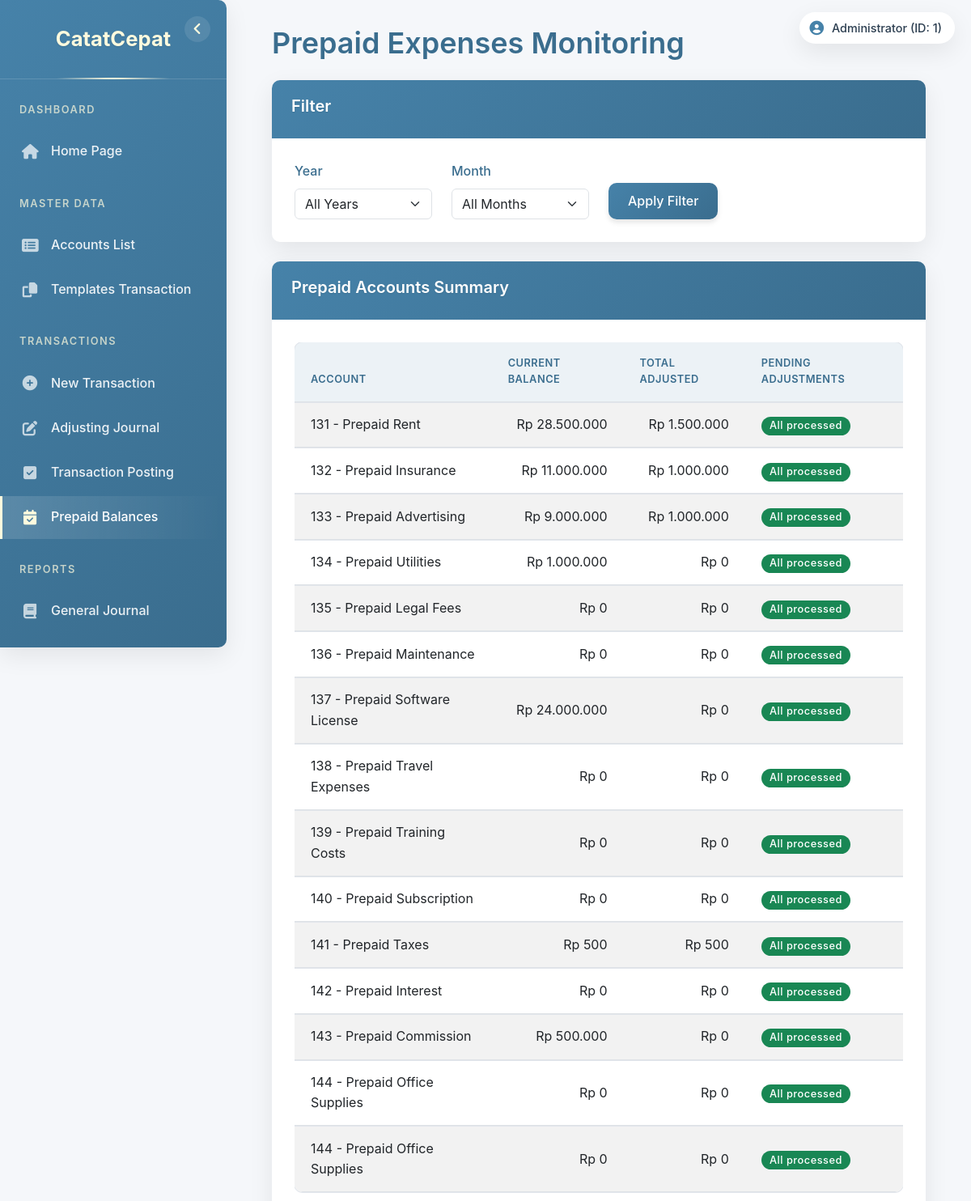
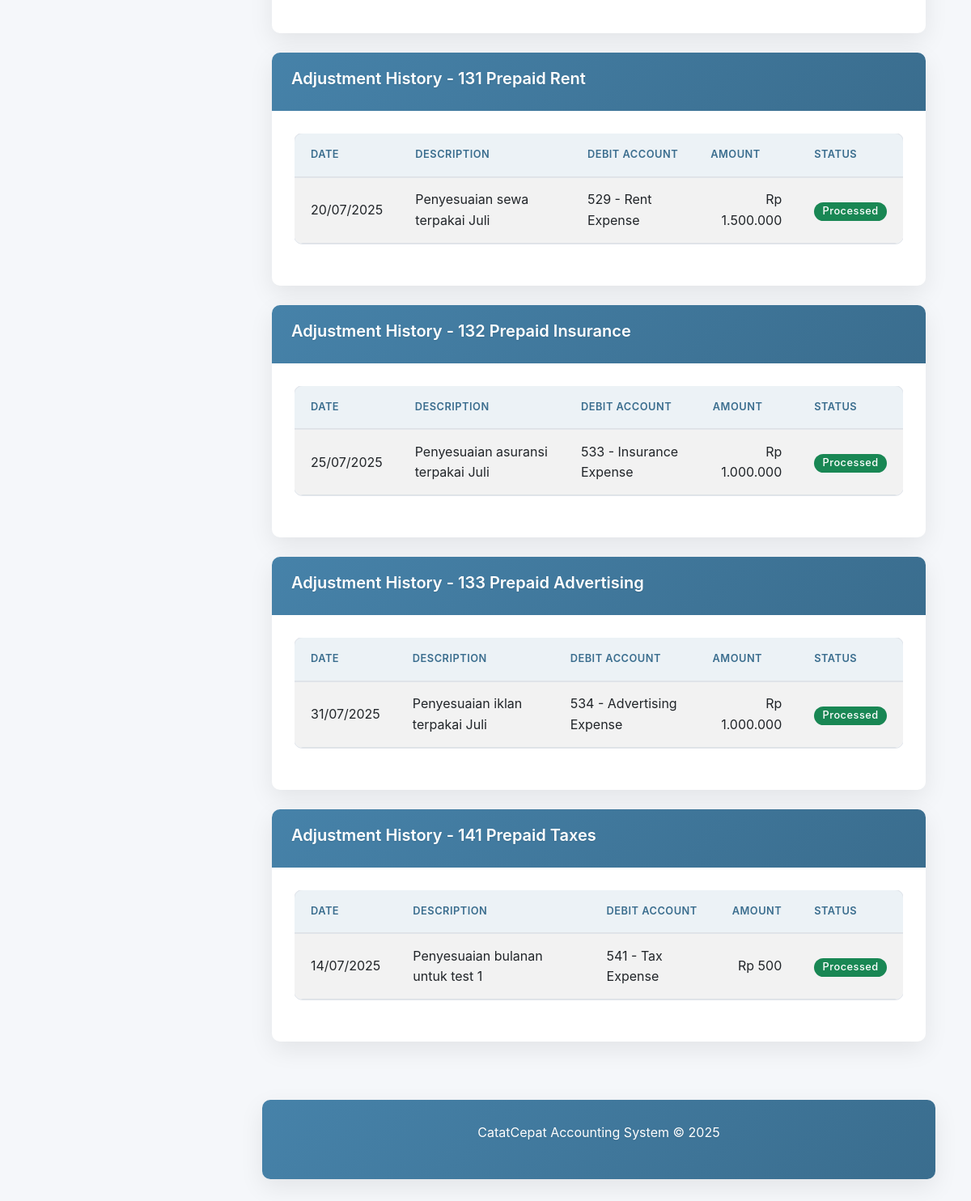
/index.php?page=prepaid_balances (signed in), run on the app's committed database (2 pictures, top to bottom).
### tables this page shows
CREATE TABLE `users` (
  `id` int NOT NULL,
  `username` varchar(50) NOT NULL,
  `password` varchar(255) NOT NULL,
  `nama_lengkap` varchar(100) DEFAULT NULL,
  `roles` varchar(10) NOT NULL
);

CREATE TABLE `jurnal_penyesuaian` (
  `id` int NOT NULL,
  `tanggal` date NOT NULL,
  `akun_debit` int NOT NULL,
  `akun_kredit` int NOT NULL,
  `jumlah` decimal(15,2) NOT NULL,
  `keterangan` varchar(255) NOT NULL,
  `referensi_jurnal` int DEFAULT NULL,
  `dibuat_oleh` int NOT NULL,
  `waktu_input` timestamp NOT NULL DEFAULT CURRENT_TIMESTAMP,
  `status` enum('pending','processed') DEFAULT 'pending',
  `tanggal_eksekusi` datetime DEFAULT NULL
);

CREATE TABLE `akun` (
  `id_akun` int NOT NULL,
  `nama_akun` varchar(100) NOT NULL,
  `aktiva_pasiva` varchar(1) NOT NULL
);

### pages/prepaid_balances.php (the view, shortened to what this page needs)
<?php
$filter_month = isset($_GET['filter_month']) ? (int)$_GET['filter_month'] : 0;
$filter_year = isset($_GET['filter_year']) ? (int)$_GET['filter_year'] : 0;
$prepaid_accounts = [];
$result = $conn->query("SELECT id_akun, nama_akun FROM akun WHERE id_akun BETWEEN 131 AND 145 ORDER BY id_akun");
while ($row = $result->fetch_assoc()) {
    $prepaid_accounts[] = $row;
}
foreach ($prepaid_accounts as &$account) {
    $account_id = $account['id_akun'];
    $query = "SELECT
                jp.*,
                a_debit.nama_akun as nama_akun_debit,
                a_kredit.nama_akun as nama_akun_kredit,
                t.nama_transaksi as original_transaction,
                adj_t.nama_transaksi as adjustment_transaction
              FROM jurnal_penyesuaian jp
              LEFT JOIN akun a_debit ON jp.akun_debit = a_debit.id_akun
              LEFT JOIN akun a_kredit ON jp.akun_kredit = a_kredit.id_akun
              LEFT JOIN transaksi t ON jp.referensi_jurnal = t.id_transaksi
              LEFT JOIN transaksi adj_t ON jp.referensi_jurnal = adj_t.id_transaksi
              WHERE jp.akun_kredit = ?";
    $query .= " ORDER BY jp.tanggal DESC";
    $stmt = $conn->prepare($query);
    if ($filter_year > 0) {
        if ($filter_month > 0) {
            $stmt->bind_param("iii", $account_id, $filter_year, $filter_month);
        } else {
            $stmt->bind_param("ii", $account_id, $filter_year);
        }
    } else {
        $stmt->bind_param("i", $account_id);
    }
    $stmt->execute();
    $result = $stmt->get_result();
}
?>
<div class="container-fluid">
    <div class="row mb-4">
        <div class="col-md-12">
            <h1 class="mb-4">Prepaid Expenses Monitoring</h1>
            <div class="card mb-4">
                <div class="card-header">
                    <h5>Filter</h5>
                </div>
                <div class="card-body">
                    <form method="get" class="row">
                        <div class="col-md-3">
                            <label class="form-label">Year</label>
                            <select name="filter_year" class="form-select">
                                <option value="">All Years</option>
                            </select>
                        </div>
                        <div class="col-md-3">
                            <label class="form-label">Month</label>
                            <select name="filter_month" class="form-select">
                                <option value="">All Months</option>
                            </select>
                        </div>
                        <div class="col-md-3 d-flex align-items-end">
                            <button type="submit" class="btn btn-primary">Apply Filter</button>
                        </div>
                    </form>
                </div>
            </div>
            <div class="card mb-4">
                <div class="card-header">
                    <h5>Prepaid Accounts Summary</h5>
                </div>
                <div class="card-body">
                    <div class="table-responsive">
                        <table class="table table-striped">
                            <thead>
                                <tr>
                                    <th>Account</th>
                                    <th>Current Balance</th>
                                    <th>Total Adjusted</th>
                                    <th>Pending Adjustments</th>
                                </tr>
                            </thead>
                            <tbody>
                                <?php foreach ($prepaid_accounts as $account): ?>
                                    <tr>
                                        <td><?= $account['id_akun'] ?> - <?= $account['nama_akun'] ?></td>
                                        <td class="text-end">Rp <?= number_format($account['current_balance'], 0, ',', '.') ?></td>
                                        <td class="text-end">Rp <?= number_format($account['total_adjusted'], 0, ',', '.') ?></td>
                                        <td>
                                            <?php if ($account['pending_count'] > 0): ?>
                                                <span class="badge bg-warning"><?= $account['pending_count'] ?> pending</span>
                                            <?php else: ?>
                                                <span class="badge bg-success">All processed</span>
                                            <?php endif; ?>
                                        </td>
                                    </tr>
                                <?php endforeach; ?>
                            </tbody>
                        </table>
                    </div>
                </div>
            </div>
            <?php foreach ($prepaid_accounts as $account): ?>
                <?php if (!empty($account['history'])): ?>
                    <div class="card mb-4">
                        <div class="card-header">
                            <h5>Adjustment History - <?= $account['id_akun'] ?> <?= $account['nama_akun'] ?></h5>
                        </div>
                        <div class="card-body">
                            <div class="table-responsive">
                                <table class="table table-striped">
                                    <thead>
                                        <tr>
                                            <th>Date</th>
                                            <th>Description</th>
                                            <th>Debit Account</th>
                                            <th>Amount</th>
                                            <th>Status</th>
                                        </tr>
                                    </thead>
                                    <tbody>
                                        <?php foreach ($account['history'] as $entry): ?>
                                            <tr>
                                                <td><?= date('d/m/Y', strtotime($entry['tanggal'])) ?></td>
                                                <td><?= $entry['keterangan'] ?></td>
                                                <td><?= $entry['akun_debit'] ?> - <?= $entry['nama_akun_debit'] ?></td>
                                                <td class="text-end">Rp <?= number_format($entry['jumlah'], 0, ',', '.') ?></td>
                                                <td>
                                                    <?php if ($entry['status'] === 'processed'): ?>
                                                        <span class="badge bg-success">Processed</span>
                                                    <?php else: ?>
                                                        <span class="badge bg-warning text-dark">Pending</span>
                                                    <?php endif; ?>
                                                </td>
                                            </tr>
                                        <?php endforeach; ?>
                                    </tbody>
                                </table>
                            </div>
                        </div>
                    </div>
                <?php endif; ?>
            <?php endforeach; ?>
        </div>
    </div>
</div>

### index.php (shortened to what this page needs)
<?php
include "config/connect.php";
$page = isset($_GET['page']) ? $_GET['page'] : 'home';
$user_id = 0;
$nama_lengkap = $_SESSION['nama_lengkap'] ?? $_SESSION['username'];
$username = $_SESSION['username'];
$sql = "SELECT id FROM users WHERE username = ?";
$stmt = $conn->prepare($sql);
$stmt->bind_param("s", $username);
$stmt->execute();
$result = $stmt->get_result();
if ($user = $result->fetch_assoc()) {
    $user_id = $user['id'];
}
?>
<!DOCTYPE html>
<html lang="en">
<head>
    <link href="https://cdn.jsdelivr.net/npm/bootstrap@5.3.0-alpha1/dist/css/bootstrap.min.css" rel="stylesheet">
    <link rel="stylesheet" href="https://cdnjs.cloudflare.com/ajax/libs/font-awesome/6.4.0/css/all.min.css">
    <link rel="stylesheet" href="style.css">
</head>
<body>
    <div class="user-info">
        <i class="fas fa-user-circle"></i>
        <span><?php echo htmlspecialchars($nama_lengkap); ?> (ID: <?php echo htmlspecialchars($user_id); ?>)</span>
    </div>
    <div class="sidebar" id="sidebar">
        <button class="minimize-toggle" id="minimizeToggle">
            <i class="fas fa-angle-left"></i>
        </button>
        <div class="sidebar-brand">
            <span class="brand-full">CatatCepat</span>
        </div>
        <ul class="sidebar-nav">
            <li class="nav-section-title">Dashboard</li>
            <li class="nav-item">
                <a class="nav-link <?php echo $page == 'home' ? 'active' : ''; ?>" href="index.php">
                    <i class="fas fa-home"></i>
                    <span>Home Page</span>
                </a>
            </li>
            <li class="nav-section-title">Master Data</li>
            <li class="nav-item">
                <a class="nav-link <?php echo $page == 'accounts' ? 'active' : ''; ?>" href="index.php?page=accounts">
                    <i class="fas fa-list-alt"></i>
                    <span>Accounts List</span>
                </a>
            </li>
            <li class="nav-item">
                <a class="nav-link <?php echo $page == 'reaksi' ? 'active' : ''; ?>" href="index.php?page=reaksi">
                    <i class="fas fa-copy"></i>
                    <span>Templates Transaction</span>
                </a>
            </li>
            <li class="nav-section-title">Transactions</li>
            <li class="nav-item">
                <a class="nav-link <?php echo $page == 'input_transaction' ? 'active' : ''; ?>" href="index.php?page=input_transaction">
                    <i class="fas fa-plus-circle"></i>
                    <span>New Transaction</span>
                </a>
            </li>
            <li class="nav-item">
                <a class="nav-link <?php echo $page == 'adjusting_journal' ? 'active' : ''; ?>" href="index.php?page=adjusting_journal">
                    <i class="fas fa-edit"></i>
                    <span>Adjusting Journal</span>
                </a>
            </li>
            <li class="nav-item">
                <a class="nav-link <?php echo $page == 'posting' ? 'active' : ''; ?>" href="index.php?page=posting">
                    <i class="fas fa-check-square"></i>
                    <span>Transaction Posting</span>
                </a>
            </li>
            <li class="nav-item">
                <a class="nav-link <?php echo $page == 'prepaid_balances' ? 'active' : ''; ?>" href="index.php?page=prepaid_balances">
                    <i class="fas fa-calendar-check"></i>
                    <span>Prepaid Balances</span>
                </a>
            </li>
            <li class="nav-section-title">Reports</li>
            <li class="nav-item">
                <a class="nav-link <?php echo $page == 'journal' ? 'active' : ''; ?>" href="index.php?page=journal">
                    <i class="fas fa-book"></i>
                    <span>General Journal</span>
                </a>
            </li>
            <li class="nav-item">
                <a class="nav-link <?php echo $page == 'ledger' ? 'active' : ''; ?>" href="index.php?page=ledger">
                    <span>General Ledger</span>
                </a>
            </li>
        </ul>
    </div>
    <div class="main-content">
        <div class="container-fluid">
            <?php
            switch ($page) {
                case 'prepaid_balances':
                    include 'pages/prepaid_balances.php';
                    break;
            }
            ?>
            <div class="footer">
                <p>CatatCepat Accounting System &copy; <?php echo date('Y'); ?></p>
            </div>
        </div>
    </div>
</body>
</html>

### data on the page
users: id "1"
jurnal_penyesuaian: tanggal "20/07/2025", keterangan "Penyesuaian sewa terpakai Juli", akun_debit "529", akun_debit.nama_akun "Rent Expense", jumlah "1.500.000", status "Processed"
jurnal_penyesuaian: tanggal "25/07/2025", keterangan "Penyesuaian asuransi terpakai Juli", akun_debit "533", akun_debit.nama_akun "Insurance Expense", jumlah "1.000.000", status "Processed"
jurnal_penyesuaian: tanggal "31/07/2025", keterangan "Penyesuaian iklan terpakai Juli", akun_debit "534", akun_debit.nama_akun "Advertising Expense", jumlah "1.000.000", status "Processed"
jurnal_penyesuaian: tanggal "14/07/2025", keterangan "Penyesuaian bulanan untuk test 1", akun_debit "541", akun_debit.nama_akun "Tax Expense", jumlah "500", status "Processed"

### other printed values
$nama_lengkap "Administrator"
$account['id_akun'] "131"
$account['nama_akun'] "Prepaid Rent"
$account['current_balance'] "28.500.000"
$account['total_adjusted'] "1.500.000"
$account['id_akun'] "132"
$account['nama_akun'] "Prepaid Insurance"
$account['current_balance'] "11.000.000"
$account['total_adjusted'] "1.000.000"
$account['id_akun'] "133"
$account['nama_akun'] "Prepaid Advertising"
$account['current_balance'] "9.000.000"
$account['id_akun'] "134"
$account['nama_akun'] "Prepaid Utilities"
$account['current_balance'] "1.000.000"
